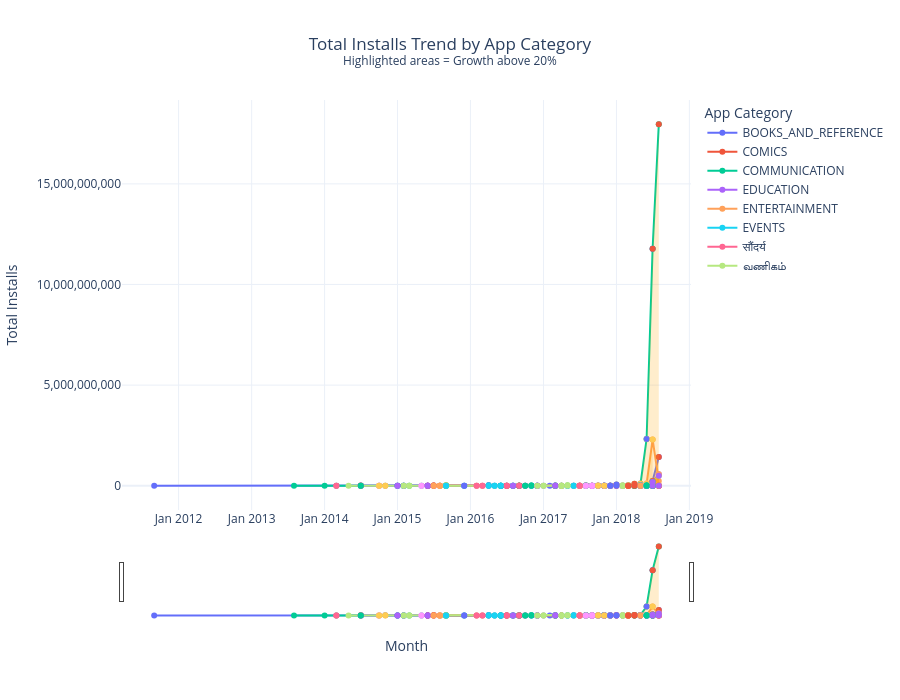

Write notebook code for a chart like this one.
### Code cell
# ============================================================
# PLAY STORE TIME SERIES LINE CHART
# ============================================================

import pandas as pd
import numpy as np
import plotly.graph_objects as go
from datetime import datetime, timezone, timedelta


# ============================================================
# 1. CSV FILE PATH
# ============================================================

file_path = r"C:\Users\Harshitha.M\Downloads\Play Store Data (1).csv"

df = pd.read_csv(file_path)

print("CSV loaded successfully!")
print("Rows:", len(df))
print("Columns:", list(df.columns))


# ============================================================
# 2. CLEAN COLUMN NAMES
# ============================================================

df.columns = df.columns.str.strip()


# ============================================================
# 3. CHECK REQUIRED COLUMNS
# ============================================================

required_columns = [
    "App",
    "Category",
    "Reviews",
    "Installs",
    "Last Updated"
]

missing = [c for c in required_columns if c not in df.columns]

if missing:
    print("\nMissing columns:", missing)
    print("Available columns:", list(df.columns))
else:

    # ========================================================
    # 4. CLEAN REVIEWS
    # ========================================================

    df["Reviews"] = pd.to_numeric(
        df["Reviews"],
        errors="coerce"
    )

    # Reviews > 500
    df = df[df["Reviews"] > 500].copy()


    # ========================================================
    # 5. CLEAN APP NAME
    # ========================================================

    df["App"] = df["App"].astype(str).str.strip()

    # App name should NOT start with X, Y or Z
    df = df[
        ~df["App"].str.upper().str.startswith(("X", "Y", "Z"))
    ].copy()


    # ========================================================
    # 6. CLEAN CATEGORY
    # ========================================================

    df["Category"] = df["Category"].astype(str).str.strip()

    # Category should start with E, C or B
    df = df[
        df["Category"].str.upper().str.startswith(("E", "C", "B"))
    ].copy()


    # ========================================================
    # 7. CLEAN INSTALLS
    # ========================================================

    def clean_installs(value):

        if pd.isna(value):
            return np.nan

        value = str(value).strip()

        value = value.replace("+", "")
        value = value.replace(",", "")

        if value.upper().endswith("M"):
            return float(value[:-1]) * 1000000

        elif value.upper().endswith("K"):
            return float(value[:-1]) * 1000

        else:
            try:
                return float(value)
            except:
                return np.nan


    df["Installs_Numeric"] = df["Installs"].apply(
        clean_installs
    )

    df = df.dropna(
        subset=["Installs_Numeric"]
    ).copy()


    # ========================================================
    # 8. CONVERT DATE
    # ========================================================

    df["Last Updated"] = pd.to_datetime(
        df["Last Updated"],
        errors="coerce"
    )

    df = df.dropna(
        subset=["Last Updated"]
    ).copy()


    # ========================================================
    # 9. CREATE MONTH
    # ========================================================

    df["Month"] = (
        df["Last Updated"]
        .dt.to_period("M")
        .dt.to_timestamp()
    )


    # ========================================================
    # 10. TRANSLATE CATEGORIES
    # ========================================================

    def translate_category(category):

        category = str(category).upper().strip()

        if category == "BEAUTY":
            return "सौंदर्य"

        elif category == "BUSINESS":
            return "வணிகம்"

        elif category == "DATING":
            return "Dating"

        else:
            return category


    df["Category_Display"] = df["Category"].apply(
        translate_category
    )


    # ========================================================
    # 11. GROUP MONTH + CATEGORY
    # ========================================================

    monthly_data = (
        df.groupby(
            ["Month", "Category_Display"],
            as_index=False
        )["Installs_Numeric"]
        .sum()
    )

    monthly_data = monthly_data.sort_values(
        ["Category_Display", "Month"]
    )


    # ========================================================
    # 12. MONTH-OVER-MONTH GROWTH
    # ========================================================

    monthly_data["Previous_Installs"] = (
        monthly_data
        .groupby("Category_Display")
        ["Installs_Numeric"]
        .shift(1)
    )

    monthly_data["MoM_Growth"] = (
        (
            monthly_data["Installs_Numeric"]
            -
            monthly_data["Previous_Installs"]
        )
        /
        monthly_data["Previous_Installs"]
    ) * 100


    # ========================================================
    # 13. CURRENT IST TIME
    # ========================================================

    IST = timezone(timedelta(hours=5, minutes=30))

    current_time = datetime.now(IST)

    print(
        "\nCurrent IST time:",
        current_time.strftime("%I:%M %p")
    )


    # ========================================================
    # 14. CREATE GRAPH
    # ========================================================

    fig = go.Figure()

    categories = (
        monthly_data["Category_Display"]
        .dropna()
        .unique()
    )


    # ========================================================
    # 15. ADD LINES
    # ========================================================

    for category in categories:

        data = monthly_data[
            monthly_data["Category_Display"] == category
        ].sort_values("Month")

        fig.add_trace(
            go.Scatter(
                x=data["Month"],
                y=data["Installs_Numeric"],
                mode="lines+markers",
                name=str(category),

                hovertemplate=
                "<b>Category:</b> %{fullData.name}<br>"
                "<b>Month:</b> %{x|%b %Y}<br>"
                "<b>Total Installs:</b> %{y:,.0f}"
                "<extra></extra>"
            )
        )


    # ========================================================
    # 16. SHADE GROWTH > 20%
    # ========================================================

    for category in categories:

        data = monthly_data[
            monthly_data["Category_Display"] == category
        ].sort_values("Month").reset_index(drop=True)

        for i in range(1, len(data)):

            growth = data.loc[i, "MoM_Growth"]

            if pd.notna(growth) and growth > 20:

                x1 = data.loc[i - 1, "Month"]
                x2 = data.loc[i, "Month"]

                y1 = data.loc[i - 1, "Installs_Numeric"]
                y2 = data.loc[i, "Installs_Numeric"]

                fig.add_trace(
                    go.Scatter(
                        x=[x1, x2, x2, x1],
                        y=[0, 0, y2, y1],
                        fill="toself",
                        fillcolor="rgba(255,165,0,0.20)",
                        line=dict(width=0),
                        showlegend=False,
                        hoverinfo="skip"
                    )
                )


    # ========================================================
    # 17. GRAPH SETTINGS
    # ========================================================

    fig.update_layout(

        title={
            "text":
            "Total Installs Trend by App Category<br>"
            "<sup>Highlighted areas = Growth above 20%</sup>",
            "x": 0.5
        },

        xaxis_title="Month",

        yaxis_title="Total Installs",

        xaxis=dict(
            tickformat="%b %Y",
            rangeslider=dict(visible=True)
        ),

        yaxis=dict(
            tickformat=","
        ),

        hovermode="x unified",

        template="plotly_white",

        legend_title="App Category",

        height=700
    )


    # ========================================================
    # 18. SHOW GRAPH
    # ========================================================

    fig.show()


    # ========================================================
    # 19. SAVE GRAPH
    # ========================================================

    output_file = "play_store_time_series_chart.html"

    fig.write_html(output_file)

    print("\n======================================")
    print("GRAPH CREATED SUCCESSFULLY!")
    print("======================================")

    print("Saved as:", output_file)

    print("\nFiltered rows:", len(df))

    print("\nCategories included:")

    print(
        df["Category_Display"].value_counts()
    )

    print("\nFirst 20 rows of monthly data:")

    print(
        monthly_data.head(20)
    )

### Figure 1 — Plotly figure (JSON) as saved in the notebook; plotly's stock layout.template omitted (floating-point values rounded to 4 significant figures)
{"data": [{"hovertemplate": "<b>Category:</b> %{fullData.name}<br><b>Month:</b> %{x|%b %Y}<br><b>Total Installs:</b> %{y:,.0f}<extra></extra>", "mode": "lines+markers", "name": "BOOKS_AND_REFERENCE", "type": "scatter", "x": ["2011-09-01T00:00:00.000000", "2014-07-01T00:00:00.000000", "2014-10-01T00:00:00.000000", "2014-11-01T00:00:00.000000", "2015-02-01T00:00:00.000000", "2015-06-01T00:00:00.000000", "2015-07-01T00:00:00.000000", "2016-06-01T00:00:00.000000", "2016-08-01T00:00:00.000000", "2016-12-01T00:00:00.000000", "2017-02-01T00:00:00.000000", "2017-03-01T00:00:00.000000", "2017-04-01T00:00:00.000000", "2017-05-01T00:00:00.000000", "2017-06-01T00:00:00.000000", "2017-07-01T00:00:00.000000", "2017-08-01T00:00:00.000000", "2017-10-01T00:00:00.000000", "2017-11-01T00:00:00.000000", "2017-12-01T00:00:00.000000", "2018-01-01T00:00:00.000000", "2018-02-01T00:00:00.000000", "2018-03-01T00:00:00.000000", "2018-04-01T00:00:00.000000", "2018-05-01T00:00:00.000000", "2018-06-01T00:00:00.000000", "2018-07-01T00:00:00.000000", "2018-08-01T00:00:00.000000"], "y": [1000000.0, 50000.0, 500000.0, 5000000.0, 50000.0, 100000.0, 10000000.0, 60000.0, 100000.0, 500000.0, 100000.0, 100000.0, 1000000.0, 100000.0, 5000000.0, 100000.0, 10010000.0, 500000.0, 4500000.0, 1200000.0, 500000.0, 100000.0, 20100000.0, 23150000.0, 112100000.0, 58600000.0, 241800000.0, 1423000000.0]}, {"hovertemplate": "<b>Category:</b> %{fullData.name}<br><b>Month:</b> %{x|%b %Y}<br><b>Total Installs:</b> %{y:,.0f}<extra></extra>", "mode": "lines+markers", "name": "COMICS", "type": "scatter", "x": ["2015-09-01T00:00:00.000000", "2017-03-01T00:00:00.000000", "2017-10-01T00:00:00.000000", "2017-11-01T00:00:00.000000", "2018-03-01T00:00:00.000000", "2018-05-01T00:00:00.000000", "2018-06-01T00:00:00.000000", "2018-07-01T00:00:00.000000", "2018-08-01T00:00:00.000000"], "y": [50000.0, 100000.0, 100000.0, 500000.0, 100000.0, 6310000.0, 2610000.0, 40250000.0, 5750000.0]}, {"hovertemplate": "<b>Category:</b> %{fullData.name}<br><b>Month:</b> %{x|%b %Y}<br><b>Total Installs:</b> %{y:,.0f}<extra></extra>", "mode": "lines+markers", "name": "COMMUNICATION", "type": "scatter", "x": ["2013-08-01T00:00:00.000000", "2014-01-01T00:00:00.000000", "2014-03-01T00:00:00.000000", "2014-07-01T00:00:00.000000", "2015-02-01T00:00:00.000000", "2015-03-01T00:00:00.000000", "2015-05-01T00:00:00.000000", "2015-08-01T00:00:00.000000", "2015-09-01T00:00:00.000000", "2015-12-01T00:00:00.000000", "2016-04-01T00:00:00.000000", "2016-06-01T00:00:00.000000", "2016-07-01T00:00:00.000000", "2016-09-01T00:00:00.000000", "2016-11-01T00:00:00.000000", "2016-12-01T00:00:00.000000", "2017-03-01T00:00:00.000000", "2017-04-01T00:00:00.000000", "2017-07-01T00:00:00.000000", "2017-08-01T00:00:00.000000", "2017-09-01T00:00:00.000000", "2017-11-01T00:00:00.000000", "2017-12-01T00:00:00.000000", "2018-01-01T00:00:00.000000", "2018-02-01T00:00:00.000000", "2018-03-01T00:00:00.000000", "2018-04-01T00:00:00.000000", "2018-05-01T00:00:00.000000", "2018-06-01T00:00:00.000000", "2018-07-01T00:00:00.000000", "2018-08-01T00:00:00.000000"], "y": [150000.0, 100000.0, 100000.0, 10000000.0, 500000.0, 1000000.0, 100000.0, 2000000.0, 20000000.0, 1000000.0, 20000000.0, 1000000.0, 110000.0, 1000000.0, 11000000.0, 100000.0, 10000000.0, 1100000.0, 500000.0, 1500000.0, 550000.0, 5000000.0, 1000000.0, 38600000.0, 100000.0, 12100000.0, 13000000.0, 52100000.0, 2326000000.0, 11780000000.0, 17960000000.0]}, {"hovertemplate": "<b>Category:</b> %{fullData.name}<br><b>Month:</b> %{x|%b %Y}<br><b>Total Installs:</b> %{y:,.0f}<extra></extra>", "mode": "lines+markers", "name": "EDUCATION", "type": "scatter", "x": ["2014-07-01T00:00:00.000000", "2015-01-01T00:00:00.000000", "2015-06-01T00:00:00.000000", "2015-07-01T00:00:00.000000", "2015-08-01T00:00:00.000000", "2016-05-01T00:00:00.000000", "2016-06-01T00:00:00.000000", "2016-07-01T00:00:00.000000", "2016-09-01T00:00:00.000000", "2016-10-01T00:00:00.000000", "2016-11-01T00:00:00.000000", "2016-12-01T00:00:00.000000", "2017-01-01T00:00:00.000000", "2017-06-01T00:00:00.000000", "2017-08-01T00:00:00.000000", "2017-09-01T00:00:00.000000", "2017-10-01T00:00:00.000000", "2017-11-01T00:00:00.000000", "2017-12-01T00:00:00.000000", "2018-02-01T00:00:00.000000", "2018-03-01T00:00:00.000000", "2018-04-01T00:00:00.000000", "2018-05-01T00:00:00.000000", "2018-06-01T00:00:00.000000", "2018-07-01T00:00:00.000000", "2018-08-01T00:00:00.000000"], "y": [10000.0, 100000.0, 1000000.0, 100000.0, 1000000.0, 500000.0, 2000000.0, 100000.0, 1000000.0, 1000000.0, 100000.0, 100000.0, 2000000.0, 1000000.0, 1000000.0, 1500000.0, 7610000.0, 2100000.0, 6200000.0, 6000000.0, 2100000.0, 5000000.0, 32700000.0, 33450000.0, 186800000.0, 576100000.0]}, {"hovertemplate": "<b>Category:</b> %{fullData.name}<br><b>Month:</b> %{x|%b %Y}<br><b>Total Installs:</b> %{y:,.0f}<extra></extra>", "mode": "lines+markers", "name": "ENTERTAINMENT", "type": "scatter", "x": ["2015-07-01T00:00:00.000000", "2015-09-01T00:00:00.000000", "2016-04-01T00:00:00.000000", "2016-09-01T00:00:00.000000", "2017-07-01T00:00:00.000000", "2018-01-01T00:00:00.000000", "2018-02-01T00:00:00.000000", "2018-03-01T00:00:00.000000", "2018-04-01T00:00:00.000000", "2018-05-01T00:00:00.000000", "2018-06-01T00:00:00.000000", "2018-07-01T00:00:00.000000", "2018-08-01T00:00:00.000000"], "y": [10000000.0, 2000000.0, 10000000.0, 10000000.0, 1000000.0, 52000000.0, 200000.0, 30100000.0, 30000000.0, 18500000.0, 109200000.0, 2298000000.0, 241300000.0]}, {"hovertemplate": "<b>Category:</b> %{fullData.name}<br><b>Month:</b> %{x|%b %Y}<br><b>Total Installs:</b> %{y:,.0f}<extra></extra>", "mode": "lines+markers", "name": "EVENTS", "type": "scatter", "x": ["2016-11-01T00:00:00.000000", "2017-04-01T00:00:00.000000", "2017-10-01T00:00:00.000000", "2017-12-01T00:00:00.000000", "2018-05-01T00:00:00.000000", "2018-06-01T00:00:00.000000", "2018-07-01T00:00:00.000000", "2018-08-01T00:00:00.000000"], "y": [100000.0, 100000.0, 100000.0, 100000.0, 110000.0, 700000.0, 8300000.0, 6100000.0]}, {"hovertemplate": "<b>Category:</b> %{fullData.name}<br><b>Month:</b> %{x|%b %Y}<br><b>Total Installs:</b> %{y:,.0f}<extra></extra>", "mode": "lines+markers", "name": "सौंदर्य", "type": "scatter", "x": ["2016-10-01T00:00:00.000000", "2017-08-01T00:00:00.000000", "2017-09-01T00:00:00.000000", "2017-11-01T00:00:00.000000", "2018-02-01T00:00:00.000000", "2018-03-01T00:00:00.000000", "2018-05-01T00:00:00.000000", "2018-06-01T00:00:00.000000", "2018-07-01T00:00:00.000000", "2018-08-01T00:00:00.000000"], "y": [1000000.0, 10000000.0, 1000000.0, 2000000.0, 500000.0, 5000.0, 2100000.0, 1150000.0, 8200000.0, 600000.0]}, {"hovertemplate": "<b>Category:</b> %{fullData.name}<br><b>Month:</b> %{x|%b %Y}<br><b>Total Installs:</b> %{y:,.0f}<extra></extra>", "mode": "lines+markers", "name": "வணிகம்", "type": "scatter", "x": ["2014-05-01T00:00:00.000000", "2015-09-01T00:00:00.000000", "2016-02-01T00:00:00.000000", "2016-03-01T00:00:00.000000", "2016-04-01T00:00:00.000000", "2016-05-01T00:00:00.000000", "2017-04-01T00:00:00.000000", "2017-05-01T00:00:00.000000", "2017-06-01T00:00:00.000000", "2017-08-01T00:00:00.000000", "2017-09-01T00:00:00.000000", "2017-11-01T00:00:00.000000", "2017-12-01T00:00:00.000000", "2018-01-01T00:00:00.000000", "2018-02-01T00:00:00.000000", "2018-03-01T00:00:00.000000", "2018-04-01T00:00:00.000000", "2018-05-01T00:00:00.000000", "2018-06-01T00:00:00.000000", "2018-07-01T00:00:00.000000", "2018-08-01T00:00:00.000000"], "y": [100000.0, 100000.0, 10000.0, 1000000.0, 1000000.0, 500000.0, 200000.0, 20000000.0, 100000.0, 100000.0, 1000000.0, 500000.0, 1501000.0, 61000000.0, 23000000.0, 2300000.0, 100300000.0, 52100000.0, 27850000.0, 184700000.0, 502800000.0]}, {"fill": "toself", "fillcolor": "rgba(255,165,0,0.20)", "hoverinfo": "skip", "line": {"width": 0}, "showlegend": false, "type": "scatter", "x": ["2014-07-01T00:00:00", "2014-10-01T00:00:00", "2014-10-01T00:00:00", "2014-07-01T00:00:00"], "y": [0, 0, 500000, 50000]}, {"fill": "toself", "fillcolor": "rgba(255,165,0,0.20)", "hoverinfo": "skip", "line": {"width": 0}, "showlegend": false, "type": "scatter", "x": ["2014-10-01T00:00:00", "2014-11-01T00:00:00", "2014-11-01T00:00:00", "2014-10-01T00:00:00"], "y": [0, 0, 5000000, 500000]}, {"fill": "toself", "fillcolor": "rgba(255,165,0,0.20)", "hoverinfo": "skip", "line": {"width": 0}, "showlegend": false, "type": "scatter", "x": ["2015-02-01T00:00:00", "2015-06-01T00:00:00", "2015-06-01T00:00:00", "2015-02-01T00:00:00"], "y": [0, 0, 100000, 50000]}, {"fill": "toself", "fillcolor": "rgba(255,165,0,0.20)", "hoverinfo": "skip", "line": {"width": 0}, "showlegend": false, "type": "scatter", "x": ["2015-06-01T00:00:00", "2015-07-01T00:00:00", "2015-07-01T00:00:00", "2015-06-01T00:00:00"], "y": [0, 0, 10000000, 100000]}, {"fill": "toself", "fillcolor": "rgba(255,165,0,0.20)", "hoverinfo": "skip", "line": {"width": 0}, "showlegend": false, "type": "scatter", "x": ["2016-06-01T00:00:00", "2016-08-01T00:00:00", "2016-08-01T00:00:00", "2016-06-01T00:00:00"], "y": [0, 0, 100000, 60000]}, {"fill": "toself", "fillcolor": "rgba(255,165,0,0.20)", "hoverinfo": "skip", "line": {"width": 0}, "showlegend": false, "type": "scatter", "x": ["2016-08-01T00:00:00", "2016-12-01T00:00:00", "2016-12-01T00:00:00", "2016-08-01T00:00:00"], "y": [0, 0, 500000, 100000]}, {"fill": "toself", "fillcolor": "rgba(255,165,0,0.20)", "hoverinfo": "skip", "line": {"width": 0}, "showlegend": false, "type": "scatter", "x": ["2017-03-01T00:00:00", "2017-04-01T00:00:00", "2017-04-01T00:00:00", "2017-03-01T00:00:00"], "y": [0, 0, 1000000, 100000]}, {"fill": "toself", "fillcolor": "rgba(255,165,0,0.20)", "hoverinfo": "skip", "line": {"width": 0}, "showlegend": false, "type": "scatter", "x": ["2017-05-01T00:00:00", "2017-06-01T00:00:00", "2017-06-01T00:00:00", "2017-05-01T00:00:00"], "y": [0, 0, 5000000, 100000]}, {"fill": "toself", "fillcolor": "rgba(255,165,0,0.20)", "hoverinfo": "skip", "line": {"width": 0}, "showlegend": false, "type": "scatter", "x": ["2017-07-01T00:00:00", "2017-08-01T00:00:00", "2017-08-01T00:00:00", "2017-07-01T00:00:00"], "y": [0, 0, 10010000, 100000]}, {"fill": "toself", "fillcolor": "rgba(255,165,0,0.20)", "hoverinfo": "skip", "line": {"width": 0}, "showlegend": false, "type": "scatter", "x": ["2017-10-01T00:00:00", "2017-11-01T00:00:00", "2017-11-01T00:00:00", "2017-10-01T00:00:00"], "y": [0, 0, 4500000, 500000]}, {"fill": "toself", "fillcolor": "rgba(255,165,0,0.20)", "hoverinfo": "skip", "line": {"width": 0}, "showlegend": false, "type": "scatter", "x": ["2018-02-01T00:00:00", "2018-03-01T00:00:00", "2018-03-01T00:00:00", "2018-02-01T00:00:00"], "y": [0, 0, 20100000, 100000]}, {"fill": "toself", "fillcolor": "rgba(255,165,0,0.20)", "hoverinfo": "skip", "line": {"width": 0}, "showlegend": false, "type": "scatter", "x": ["2018-04-01T00:00:00", "2018-05-01T00:00:00", "2018-05-01T00:00:00", "2018-04-01T00:00:00"], "y": [0, 0, 112110000, 23150000]}, {"fill": "toself", "fillcolor": "rgba(255,165,0,0.20)", "hoverinfo": "skip", "line": {"width": 0}, "showlegend": false, "type": "scatter", "x": ["2018-06-01T00:00:00", "2018-07-01T00:00:00", "2018-07-01T00:00:00", "2018-06-01T00:00:00"], "y": [0, 0, 241850000, 58600000]}, {"fill": "toself", "fillcolor": "rgba(255,165,0,0.20)", "hoverinfo": "skip", "line": {"width": 0}, "showlegend": false, "type": "scatter", "x": ["2018-07-01T00:00:00", "2018-08-01T00:00:00", "2018-08-01T00:00:00", "2018-07-01T00:00:00"], "y": [0, 0, 1423050000, 241850000]}, {"fill": "toself", "fillcolor": "rgba(255,165,0,0.20)", "hoverinfo": "skip", "line": {"width": 0}, "showlegend": false, "type": "scatter", "x": ["2015-09-01T00:00:00", "2017-03-01T00:00:00", "2017-03-01T00:00:00", "2015-09-01T00:00:00"], "y": [0, 0, 100000, 50000]}, {"fill": "toself", "fillcolor": "rgba(255,165,0,0.20)", "hoverinfo": "skip", "line": {"width": 0}, "showlegend": false, "type": "scatter", "x": ["2017-10-01T00:00:00", "2017-11-01T00:00:00", "2017-11-01T00:00:00", "2017-10-01T00:00:00"], "y": [0, 0, 500000, 100000]}, {"fill": "toself", "fillcolor": "rgba(255,165,0,0.20)", "hoverinfo": "skip", "line": {"width": 0}, "showlegend": false, "type": "scatter", "x": ["2018-03-01T00:00:00", "2018-05-01T00:00:00", "2018-05-01T00:00:00", "2018-03-01T00:00:00"], "y": [0, 0, 6310000, 100000]}, {"fill": "toself", "fillcolor": "rgba(255,165,0,0.20)", "hoverinfo": "skip", "line": {"width": 0}, "showlegend": false, "type": "scatter", "x": ["2018-06-01T00:00:00", "2018-07-01T00:00:00", "2018-07-01T00:00:00", "2018-06-01T00:00:00"], "y": [0, 0, 40250000, 2610000]}, {"fill": "toself", "fillcolor": "rgba(255,165,0,0.20)", "hoverinfo": "skip", "line": {"width": 0}, "showlegend": false, "type": "scatter", "x": ["2014-03-01T00:00:00", "2014-07-01T00:00:00", "2014-07-01T00:00:00", "2014-03-01T00:00:00"], "y": [0, 0, 10000000, 100000]}, {"fill": "toself", "fillcolor": "rgba(255,165,0,0.20)", "hoverinfo": "skip", "line": {"width": 0}, "showlegend": false, "type": "scatter", "x": ["2015-02-01T00:00:00", "2015-03-01T00:00:00", "2015-03-01T00:00:00", "2015-02-01T00:00:00"], "y": [0, 0, 1000000, 500000]}, {"fill": "toself", "fillcolor": "rgba(255,165,0,0.20)", "hoverinfo": "skip", "line": {"width": 0}, "showlegend": false, "type": "scatter", "x": ["2015-05-01T00:00:00", "2015-08-01T00:00:00", "2015-08-01T00:00:00", "2015-05-01T00:00:00"], "y": [0, 0, 2000000, 100000]}, {"fill": "toself", "fillcolor": "rgba(255,165,0,0.20)", "hoverinfo": "skip", "line": {"width": 0}, "showlegend": false, "type": "scatter", "x": ["2015-08-01T00:00:00", "2015-09-01T00:00:00", "2015-09-01T00:00:00", "2015-08-01T00:00:00"], "y": [0, 0, 20000000, 2000000]}, {"fill": "toself", "fillcolor": "rgba(255,165,0,0.20)", "hoverinfo": "skip", "line": {"width": 0}, "showlegend": false, "type": "scatter", "x": ["2015-12-01T00:00:00", "2016-04-01T00:00:00", "2016-04-01T00:00:00", "2015-12-01T00:00:00"], "y": [0, 0, 20000000, 1000000]}, {"fill": "toself", "fillcolor": "rgba(255,165,0,0.20)", "hoverinfo": "skip", "line": {"width": 0}, "showlegend": false, "type": "scatter", "x": ["2016-07-01T00:00:00", "2016-09-01T00:00:00", "2016-09-01T00:00:00", "2016-07-01T00:00:00"], "y": [0, 0, 1000000, 110000]}, {"fill": "toself", "fillcolor": "rgba(255,165,0,0.20)", "hoverinfo": "skip", "line": {"width": 0}, "showlegend": false, "type": "scatter", "x": ["2016-09-01T00:00:00", "2016-11-01T00:00:00", "2016-11-01T00:00:00", "2016-09-01T00:00:00"], "y": [0, 0, 11000000, 1000000]}, {"fill": "toself", "fillcolor": "rgba(255,165,0,0.20)", "hoverinfo": "skip", "line": {"width": 0}, "showlegend": false, "type": "scatter", "x": ["2016-12-01T00:00:00", "2017-03-01T00:00:00", "2017-03-01T00:00:00", "2016-12-01T00:00:00"], "y": [0, 0, 10000000, 100000]}, {"fill": "toself", "fillcolor": "rgba(255,165,0,0.20)", "hoverinfo": "skip", "line": {"width": 0}, "showlegend": false, "type": "scatter", "x": ["2017-07-01T00:00:00", "2017-08-01T00:00:00", "2017-08-01T00:00:00", "2017-07-01T00:00:00"], "y": [0, 0, 1500000, 500000]}, {"fill": "toself", "fillcolor": "rgba(255,165,0,0.20)", "hoverinfo": "skip", "line": {"width": 0}, "showlegend": false, "type": "scatter", "x": ["2017-09-01T00:00:00", "2017-11-01T00:00:00", "2017-11-01T00:00:00", "2017-09-01T00:00:00"], "y": [0, 0, 5000000, 550000]}, {"fill": "toself", "fillcolor": "rgba(255,165,0,0.20)", "hoverinfo": "skip", "line": {"width": 0}, "showlegend": false, "type": "scatter", "x": ["2017-12-01T00:00:00", "2018-01-01T00:00:00", "2018-01-01T00:00:00", "2017-12-01T00:00:00"], "y": [0, 0, 38600000, 1000000]}, {"fill": "toself", "fillcolor": "rgba(255,165,0,0.20)", "hoverinfo": "skip", "line": {"width": 0}, "showlegend": false, "type": "scatter", "x": ["2018-02-01T00:00:00", "2018-03-01T00:00:00", "2018-03-01T00:00:00", "2018-02-01T00:00:00"], "y": [0, 0, 12100000, 100000]}, {"fill": "toself", "fillcolor": "rgba(255,165,0,0.20)", "hoverinfo": "skip", "line": {"width": 0}, "showlegend": false, "type": "scatter", "x": ["2018-04-01T00:00:00", "2018-05-01T00:00:00", "2018-05-01T00:00:00", "2018-04-01T00:00:00"], "y": [0, 0, 52100000, 13000000]}, {"fill": "toself", "fillcolor": "rgba(255,165,0,0.20)", "hoverinfo": "skip", "line": {"width": 0}, "showlegend": false, "type": "scatter", "x": ["2018-05-01T00:00:00", "2018-06-01T00:00:00", "2018-06-01T00:00:00", "2018-05-01T00:00:00"], "y": [0, 0, 2326100000, 52100000]}, {"fill": "toself", "fillcolor": "rgba(255,165,0,0.20)", "hoverinfo": "skip", "line": {"width": 0}, "showlegend": false, "type": "scatter", "x": ["2018-06-01T00:00:00", "2018-07-01T00:00:00", "2018-07-01T00:00:00", "2018-06-01T00:00:00"], "y": [0, 0, 11779930000, 2326100000]}, {"fill": "toself", "fillcolor": "rgba(255,165,0,0.20)", "hoverinfo": "skip", "line": {"width": 0}, "showlegend": false, "type": "scatter", "x": ["2018-07-01T00:00:00", "2018-08-01T00:00:00", "2018-08-01T00:00:00", "2018-07-01T00:00:00"], "y": [0, 0, 17961560000, 11779930000]}, {"fill": "toself", "fillcolor": "rgba(255,165,0,0.20)", "hoverinfo": "skip", "line": {"width": 0}, "showlegend": false, "type": "scatter", "x": ["2014-07-01T00:00:00", "2015-01-01T00:00:00", "2015-01-01T00:00:00", "2014-07-01T00:00:00"], "y": [0, 0, 100000, 10000]}, {"fill": "toself", "fillcolor": "rgba(255,165,0,0.20)", "hoverinfo": "skip", "line": {"width": 0}, "showlegend": false, "type": "scatter", "x": ["2015-01-01T00:00:00", "2015-06-01T00:00:00", "2015-06-01T00:00:00", "2015-01-01T00:00:00"], "y": [0, 0, 1000000, 100000]}, {"fill": "toself", "fillcolor": "rgba(255,165,0,0.20)", "hoverinfo": "skip", "line": {"width": 0}, "showlegend": false, "type": "scatter", "x": ["2015-07-01T00:00:00", "2015-08-01T00:00:00", "2015-08-01T00:00:00", "2015-07-01T00:00:00"], "y": [0, 0, 1000000, 100000]}, {"fill": "toself", "fillcolor": "rgba(255,165,0,0.20)", "hoverinfo": "skip", "line": {"width": 0}, "showlegend": false, "type": "scatter", "x": ["2016-05-01T00:00:00", "2016-06-01T00:00:00", "2016-06-01T00:00:00", "2016-05-01T00:00:00"], "y": [0, 0, 2000000, 500000]}, {"fill": "toself", "fillcolor": "rgba(255,165,0,0.20)", "hoverinfo": "skip", "line": {"width": 0}, "showlegend": false, "type": "scatter", "x": ["2016-07-01T00:00:00", "2016-09-01T00:00:00", "2016-09-01T00:00:00", "2016-07-01T00:00:00"], "y": [0, 0, 1000000, 100000]}, {"fill": "toself", "fillcolor": "rgba(255,165,0,0.20)", "hoverinfo": "skip", "line": {"width": 0}, "showlegend": false, "type": "scatter", "x": ["2016-12-01T00:00:00", "2017-01-01T00:00:00", "2017-01-01T00:00:00", "2016-12-01T00:00:00"], "y": [0, 0, 2000000, 100000]}, {"fill": "toself", "fillcolor": "rgba(255,165,0,0.20)", "hoverinfo": "skip", "line": {"width": 0}, "showlegend": false, "type": "scatter", "x": ["2017-08-01T00:00:00", "2017-09-01T00:00:00", "2017-09-01T00:00:00", "2017-08-01T00:00:00"], "y": [0, 0, 1500000, 1000000]}, {"fill": "toself", "fillcolor": "rgba(255,165,0,0.20)", "hoverinfo": "skip", "line": {"width": 0}, "showlegend": false, "type": "scatter", "x": ["2017-09-01T00:00:00", "2017-10-01T00:00:00", "2017-10-01T00:00:00", "2017-09-01T00:00:00"], "y": [0, 0, 7610000, 1500000]}, {"fill": "toself", "fillcolor": "rgba(255,165,0,0.20)", "hoverinfo": "skip", "line": {"width": 0}, "showlegend": false, "type": "scatter", "x": ["2017-11-01T00:00:00", "2017-12-01T00:00:00", "2017-12-01T00:00:00", "2017-11-01T00:00:00"], "y": [0, 0, 6200000, 2100000]}, {"fill": "toself", "fillcolor": "rgba(255,165,0,0.20)", "hoverinfo": "skip", "line": {"width": 0}, "showlegend": false, "type": "scatter", "x": ["2018-03-01T00:00:00", "2018-04-01T00:00:00", "2018-04-01T00:00:00", "2018-03-01T00:00:00"], "y": [0, 0, 5000000, 2100000]}, {"fill": "toself", "fillcolor": "rgba(255,165,0,0.20)", "hoverinfo": "skip", "line": {"width": 0}, "showlegend": false, "type": "scatter", "x": ["2018-04-01T00:00:00", "2018-05-01T00:00:00", "2018-05-01T00:00:00", "2018-04-01T00:00:00"], "y": [0, 0, 32700000, 5000000]}, {"fill": "toself", "fillcolor": "rgba(255,165,0,0.20)", "hoverinfo": "skip", "line": {"width": 0}, "showlegend": false, "type": "scatter", "x": ["2018-06-01T00:00:00", "2018-07-01T00:00:00", "2018-07-01T00:00:00", "2018-06-01T00:00:00"], "y": [0, 0, 186800000, 33450000]}, {"fill": "toself", "fillcolor": "rgba(255,165,0,0.20)", "hoverinfo": "skip", "line": {"width": 0}, "showlegend": false, "type": "scatter", "x": ["2018-07-01T00:00:00", "2018-08-01T00:00:00", "2018-08-01T00:00:00", "2018-07-01T00:00:00"], "y": [0, 0, 576100000, 186800000]}, {"fill": "toself", "fillcolor": "rgba(255,165,0,0.20)", "hoverinfo": "skip", "line": {"width": 0}, "showlegend": false, "type": "scatter", "x": ["2015-09-01T00:00:00", "2016-04-01T00:00:00", "2016-04-01T00:00:00", "2015-09-01T00:00:00"], "y": [0, 0, 10000000, 2000000]}, {"fill": "toself", "fillcolor": "rgba(255,165,0,0.20)", "hoverinfo": "skip", "line": {"width": 0}, "showlegend": false, "type": "scatter", "x": ["2017-07-01T00:00:00", "2018-01-01T00:00:00", "2018-01-01T00:00:00", "2017-07-01T00:00:00"], "y": [0, 0, 52000000, 1000000]}, {"fill": "toself", "fillcolor": "rgba(255,165,0,0.20)", "hoverinfo": "skip", "line": {"width": 0}, "showlegend": false, "type": "scatter", "x": ["2018-02-01T00:00:00", "2018-03-01T00:00:00", "2018-03-01T00:00:00", "2018-02-01T00:00:00"], "y": [0, 0, 30100000, 200000]}, {"fill": "toself", "fillcolor": "rgba(255,165,0,0.20)", "hoverinfo": "skip", "line": {"width": 0}, "showlegend": false, "type": "scatter", "x": ["2018-05-01T00:00:00", "2018-06-01T00:00:00", "2018-06-01T00:00:00", "2018-05-01T00:00:00"], "y": [0, 0, 109200000, 18500000]}, {"fill": "toself", "fillcolor": "rgba(255,165,0,0.20)", "hoverinfo": "skip", "line": {"width": 0}, "showlegend": false, "type": "scatter", "x": ["2018-06-01T00:00:00", "2018-07-01T00:00:00", "2018-07-01T00:00:00", "2018-06-01T00:00:00"], "y": [0, 0, 2297800000, 109200000]}, {"fill": "toself", "fillcolor": "rgba(255,165,0,0.20)", "hoverinfo": "skip", "line": {"width": 0}, "showlegend": false, "type": "scatter", "x": ["2018-05-01T00:00:00", "2018-06-01T00:00:00", "2018-06-01T00:00:00", "2018-05-01T00:00:00"], "y": [0, 0, 700000, 110000]}, {"fill": "toself", "fillcolor": "rgba(255,165,0,0.20)", "hoverinfo": "skip", "line": {"width": 0}, "showlegend": false, "type": "scatter", "x": ["2018-06-01T00:00:00", "2018-07-01T00:00:00", "2018-07-01T00:00:00", "2018-06-01T00:00:00"], "y": [0, 0, 8300000, 700000]}, {"fill": "toself", "fillcolor": "rgba(255,165,0,0.20)", "hoverinfo": "skip", "line": {"width": 0}, "showlegend": false, "type": "scatter", "x": ["2016-10-01T00:00:00", "2017-08-01T00:00:00", "2017-08-01T00:00:00", "2016-10-01T00:00:00"], "y": [0, 0, 10000000, 1000000]}, {"fill": "toself", "fillcolor": "rgba(255,165,0,0.20)", "hoverinfo": "skip", "line": {"width": 0}, "showlegend": false, "type": "scatter", "x": ["2017-09-01T00:00:00", "2017-11-01T00:00:00", "2017-11-01T00:00:00", "2017-09-01T00:00:00"], "y": [0, 0, 2000000, 1000000]}, {"fill": "toself", "fillcolor": "rgba(255,165,0,0.20)", "hoverinfo": "skip", "line": {"width": 0}, "showlegend": false, "type": "scatter", "x": ["2018-03-01T00:00:00", "2018-05-01T00:00:00", "2018-05-01T00:00:00", "2018-03-01T00:00:00"], "y": [0, 0, 2100000, 5000]}, {"fill": "toself", "fillcolor": "rgba(255,165,0,0.20)", "hoverinfo": "skip", "line": {"width": 0}, "showlegend": false, "type": "scatter", "x": ["2018-06-01T00:00:00", "2018-07-01T00:00:00", "2018-07-01T00:00:00", "2018-06-01T00:00:00"], "y": [0, 0, 8200000, 1150000]}, {"fill": "toself", "fillcolor": "rgba(255,165,0,0.20)", "hoverinfo": "skip", "line": {"width": 0}, "showlegend": false, "type": "scatter", "x": ["2016-02-01T00:00:00", "2016-03-01T00:00:00", "2016-03-01T00:00:00", "2016-02-01T00:00:00"], "y": [0, 0, 1000000, 10000]}, {"fill": "toself", "fillcolor": "rgba(255,165,0,0.20)", "hoverinfo": "skip", "line": {"width": 0}, "showlegend": false, "type": "scatter", "x": ["2017-04-01T00:00:00", "2017-05-01T00:00:00", "2017-05-01T00:00:00", "2017-04-01T00:00:00"], "y": [0, 0, 20000000, 200000]}, {"fill": "toself", "fillcolor": "rgba(255,165,0,0.20)", "hoverinfo": "skip", "line": {"width": 0}, "showlegend": false, "type": "scatter", "x": ["2017-08-01T00:00:00", "2017-09-01T00:00:00", "2017-09-01T00:00:00", "2017-08-01T00:00:00"], "y": [0, 0, 1000000, 100000]}, {"fill": "toself", "fillcolor": "rgba(255,165,0,0.20)", "hoverinfo": "skip", "line": {"width": 0}, "showlegend": false, "type": "scatter", "x": ["2017-11-01T00:00:00", "2017-12-01T00:00:00", "2017-12-01T00:00:00", "2017-11-01T00:00:00"], "y": [0, 0, 1501000, 500000]}, {"fill": "toself", "fillcolor": "rgba(255,165,0,0.20)", "hoverinfo": "skip", "line": {"width": 0}, "showlegend": false, "type": "scatter", "x": ["2017-12-01T00:00:00", "2018-01-01T00:00:00", "2018-01-01T00:00:00", "2017-12-01T00:00:00"], "y": [0, 0, 61000000, 1501000]}, {"fill": "toself", "fillcolor": "rgba(255,165,0,0.20)", "hoverinfo": "skip", "line": {"width": 0}, "showlegend": false, "type": "scatter", "x": ["2018-03-01T00:00:00", "2018-04-01T00:00:00", "2018-04-01T00:00:00", "2018-03-01T00:00:00"], "y": [0, 0, 100300000, 2300000]}, {"fill": "toself", "fillcolor": "rgba(255,165,0,0.20)", "hoverinfo": "skip", "line": {"width": 0}, "showlegend": false, "type": "scatter", "x": ["2018-06-01T00:00:00", "2018-07-01T00:00:00", "2018-07-01T00:00:00", "2018-06-01T00:00:00"], "y": [0, 0, 184700000, 27850000]}, {"fill": "toself", "fillcolor": "rgba(255,165,0,0.20)", "hoverinfo": "skip", "line": {"width": 0}, "showlegend": false, "type": "scatter", "x": ["2018-07-01T00:00:00", "2018-08-01T00:00:00", "2018-08-01T00:00:00", "2018-07-01T00:00:00"], "y": [0, 0, 502850000, 184700000]}], "layout": {"height": 700, "hovermode": "x unified", "legend": {"title": {"text": "App Category"}}, "title": {"text": "Total Installs Trend by App Category<br><sup>Highlighted areas = Growth above 20%</sup>", "x": 0.5}, "xaxis": {"rangeslider": {"visible": true}, "tickformat": "%b %Y", "title": {"text": "Month"}}, "yaxis": {"tickformat": ",", "title": {"text": "Total Installs"}}}}
